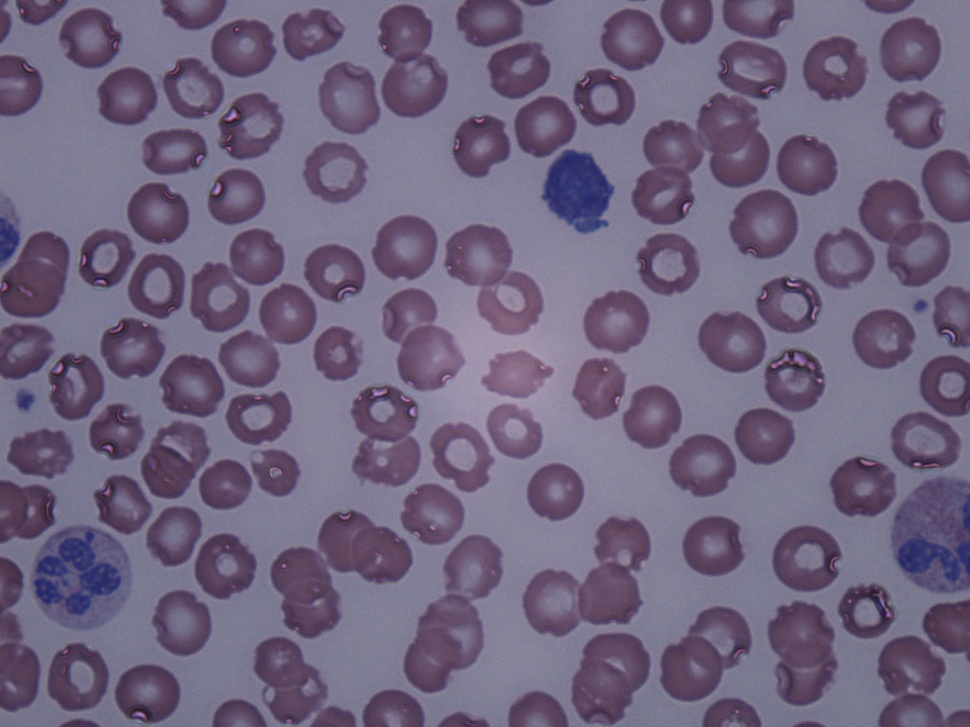
%> input picture Arslan_et_al-(2014)/data/b1.JPG, 970 x 727 px, shrunk from 1280 x 960 before the run
$ octave test.m   (GNU Octave 9; MATLAB toolbox functions it lacks are replaced by stand-ins)
%> lines starting %> are read from the running program, lines starting %| are printed output that depends on the picture; in (x1, y1, x2, y2) boxes, pixels count from 0 and x2, y2 are one past the last pixel; in counts of white or black regions, pixels touching at a corner belong together; the program's own positions count from 1
%> further down, im is the input picture: size 727x970x3 uint8; mean R, G, B 111.9, 100.5, 126.6
### Arslan_et_al-(2014)/cell_segmentation.m
function [ cells ] = cell_segmentation( im, h, R, W )
%> called with h = 2, R = 20, W = 4
%CELL_SEGMENTATION Color and shape based white blood cell segmentation
%   Segments white blood cells in peripheral Blood and bone marrow images
%   as proposed in [1].
%
%   INPUT
%   im:     input RGB image which will be segmented
%   h:      depth h of h-transformation
%   R:      radius of circle for circle fitting
%   W:      majority filter kernel size
%
%   OUTPUT
%   cells:  segmented and labeled cells
%
%   REFERENCES
%   [1] Arslan et al. 2014, A Color and Shape Based Algorithm for
%   Segmentation of White Blood Cells inPeripheral Blood and Bone Marrow
%   Images

fprintf('Segmentation process started.\n');

%% Color transformation
G = im(:,:,2);
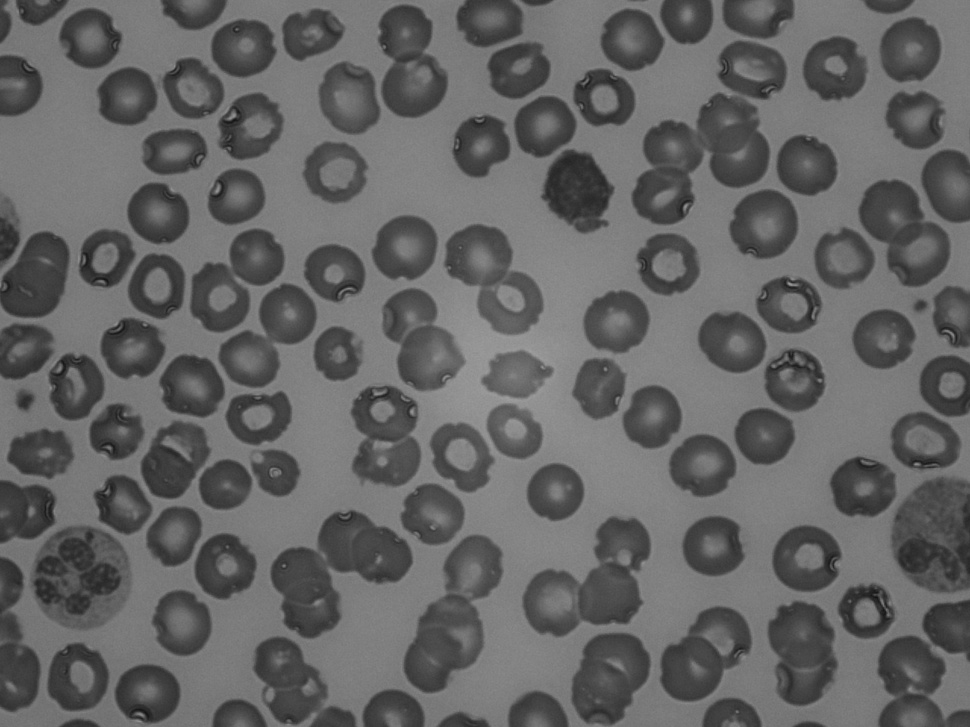
%> G: size 727x970 uint8; min 18, max 159, mean 100.5
B = im(:,:,3);
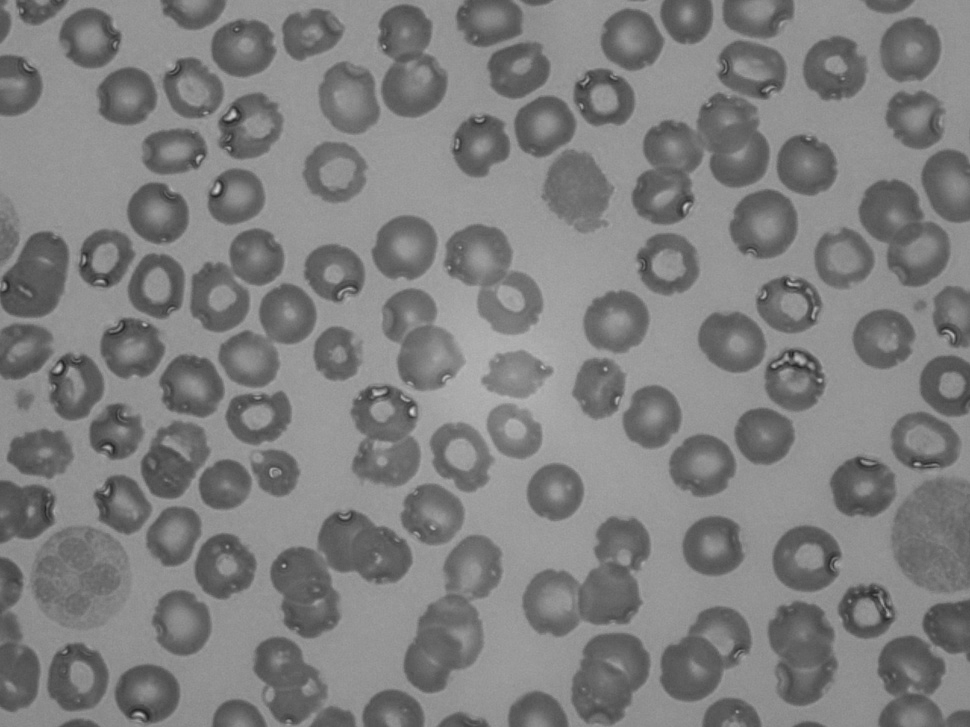
%> B: size 727x970 uint8; min 33, max 215, mean 126.6
M = B - G;
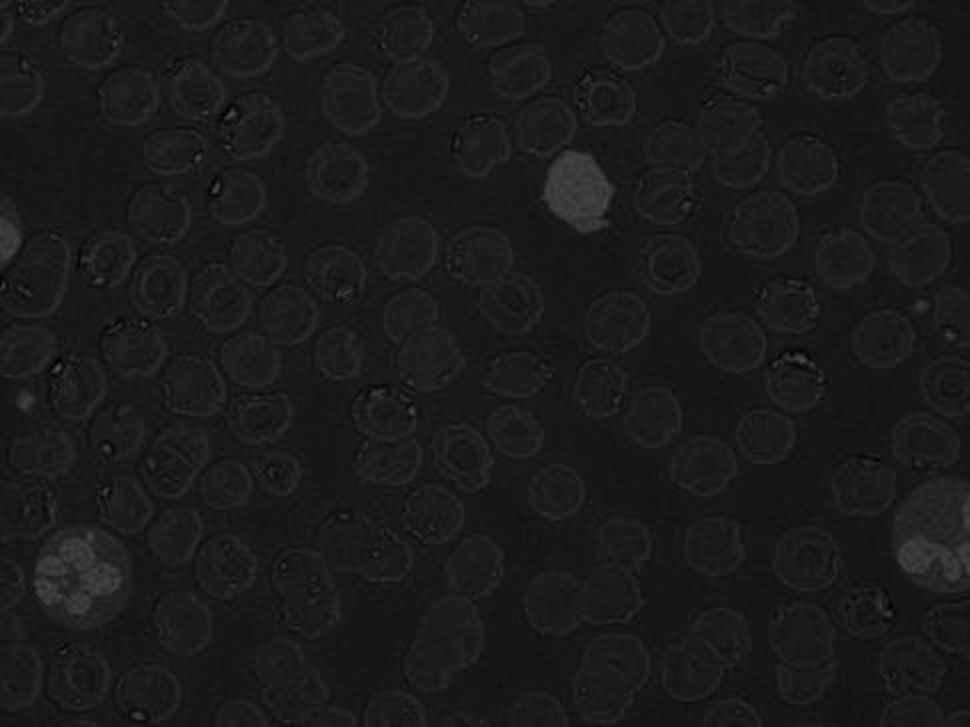
%> M: size 727x970 uint8; min 0, max 84, mean 26.1

%% Initial segmentation
mask = initial_segmentation(M);
% mask = dlmread(['data/mask' num2str(1)], '', 1, 0); % Or read from the a
% set of pre-computed masks.

%% Distance transformation and cell segmentation
labeled = intensity_based_watershed(mask, double(M), h);

%% Post-processing and final segmented cells
[circlesFitted] = circle_fit(labeled, R);
[r, c] = find(circlesFitted >= 1);
elim = bwselect(labeled,c,r,8);
elim = bwlabeln(elim);
cells = majority_filter(elim, W);
fprintf('White blood cells segmented.\n');

### Arslan_et_al-(2014)/initial_segmentation.m
function [ mask ] = initial_segmentation( intensityMap )
% INITIAL_SEGMENTATION Computes a binary mask given an intensity image
%   A two-stage segmentation algorithm. In the first stage, the intensity
%   map is thresholded by the Otsu method to generate a "coarse" mask
%   where the cellular regions and the background are clearly separated
%   from each other. In the second stage, this mask is refined by applying
%   active contours without edges, in which an active contour is evolved
%   by minimizing an energy function on the intensity map.

%% Internal parameters for initial segmentation
smoothness  = 0.1;    % Weight of smoothing term
numPixels   = 100;    % Size of the objects that will be cleared out
maxIts      = 700;    % Max iterations for region_based_active_contours
verbose     = 0;      % Show graphical progress

%% Initial segmentation
fprintf('Initial segmentation called.\n');
initialMap = im2bw(intensityMap, graythresh(intensityMap));
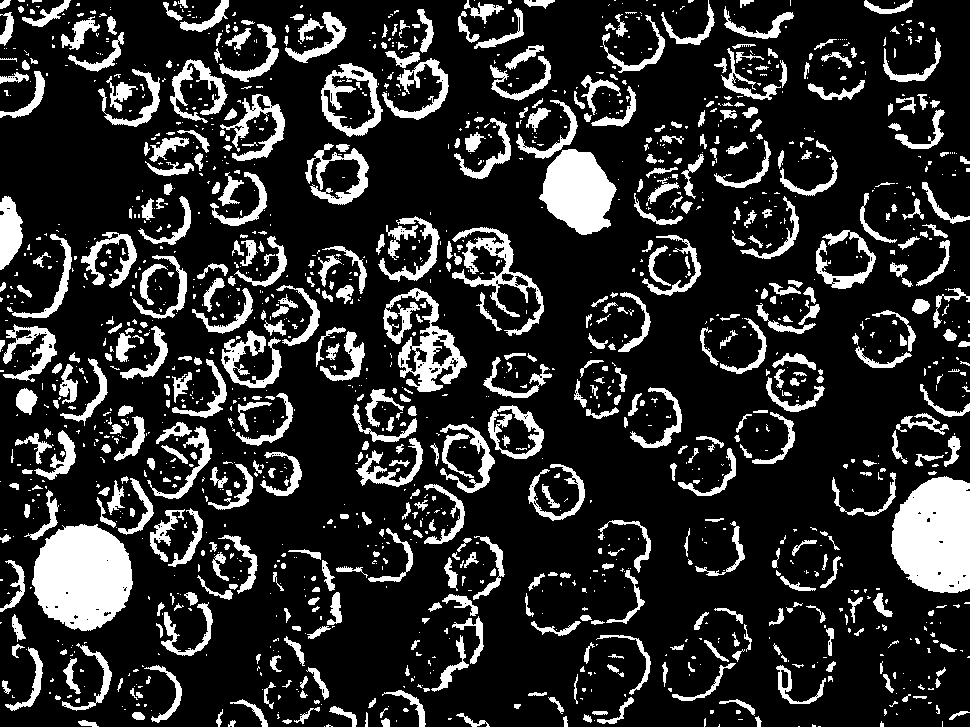
%> initialMap: size 727x970 logical; 18% white; 1559 white regions (987 under 20 px), largest, box (x1, y1, x2, y2) and area: (32, 524, 133, 631) 8135, (891, 476, 970, 593) 7523, (539, 149, 617, 235) 4476
innerThr = graythresh(intensityMap(initialMap == 1));
%> innerThr = 0.169
initialBoundaries = intensityMap > innerThr * 255;
%> initialBoundaries: size 727x970 logical; 1.7% white; 128 white regions (102 under 20 px), largest, box (x1, y1, x2, y2) and area: (543, 150, 614, 233) 3908, (34, 531, 122, 615) 3707, (898, 534, 970, 582) 1949
map = double(intensityMap).*initialMap;
fprintf('Active contours without edges running.');
[bw, err] = region_based_active_contours(map, initialBoundaries, ...
                 initialMap, maxIts, smoothness, verbose);
bw = bwareaopen(bw, numPixels);
mask = ~bwareaopen(~bw, numPixels);
if err == 1
    mask = initialMap;
end
fprintf('\n');

### Arslan_et_al-(2014)/region_based_active_contours.m
% Region Based Active Contour Segmentation
%
% seg = region_seg(I,init_mask,max_its,alpha,display)
%
% Inputs: I           2D image
%         init_mask   Initialization (1 = foreground, 0 = bg)
%         max_its     Number of iterations to run segmentation for
%         alpha       (optional) Weight of smoothing term
%                       higer = smoother.  default = 0.2
%         display     (optional) displays intermediate outputs
%                       default = true
%
% Outputs: seg        Final segmentation mask (1=fg, 0=bg)
%
% Description: This code implements the paper: "Active Contours Without
% Edges" By Chan Vese. This is a nice way to segment images whose
% foregrounds and backgrounds are statistically different and homogeneous.
%
% Example:
% img = imread('tire.tif');
% m = zeros(size(img));
% m(33:33+117,44:44+128) = 1;
% seg = region_seg(img,m,500);
%
% Coded by: Shawn Lankton (www.shawnlankton.com)
%------------------------------------------------------------------------
function [seg, err] = region_based_active_contours(I,init_mask,control_mask,max_its,alpha,display)
%> called with max_its = 700, alpha = 0.1, display = 0
  err = 0;
  iksor = xor(init_mask, control_mask);
%> iksor: size 727x970 logical; 16.3% white; 1570 white regions (1002 under 20 px), largest, box (x1, y1, x2, y2) and area: (891, 476, 970, 593) 5327, (32, 524, 133, 631) 4386, (383, 288, 467, 392) 3118
  prevIksor = numel(iksor(iksor == 1));
%> prevIksor = 115025
  %-- default value for parameter alpha is .1
  if(~exist('alpha','var'))
    alpha = .2;
  end
  %-- default behavior is to display intermediate outputs
  if(~exist('display','var'))
    display = true;
  end
  %-- ensures image is 2D double matrix
  I = im2graydouble(I);

  %-- Create a signed distance map (SDF) from mask
  phi = mask2phi(init_mask);

  %--main loop
  for its = 1:max_its   % Note: no automatic convergence test

    idx = find(phi <= 1.2 & phi >= -1.2);  %get the curve's narrow band

    %-- find interior and exterior mean
    upts = find(phi<=0);                 % interior points
    vpts = find(phi>0);                  % exterior points
    u = sum(I(upts))/(length(upts)+eps); % interior mean
    v = sum(I(vpts))/(length(vpts)+eps); % exterior mean

    F = (I(idx)-u).^2-(I(idx)-v).^2;         % force from image information
    curvature = get_curvature(phi,idx);  % force from curvature penalty

    dphidt = F./max(abs(F)) + alpha*curvature;  % gradient descent to minimize energy

    %-- maintain the CFL condition
    dt = .45/(max(dphidt)+eps);

    %-- evolve the curve
    if isempty(idx)
        err = 1;
        seg = 0;
        return;
    end
    phi(idx) = phi(idx) + dt.*dphidt;

    %-- Keep SDF smooth
    phi = sussman(phi, .5);

    %-- intermediate output
    if((display>0)&&(mod(its,20) == 0))
      showCurveAndPhi(I,phi,its);
    end

    if(mod(its,50) == 0)
      iksor = xor(phi<=0, control_mask);
      newIksor = numel(iksor(iksor == 1));
      fprintf('.');
      if abs(newIksor - prevIksor) < 50;
          break;
      end
      prevIksor = newIksor;
    end

  end

  %-- final output
  if(display)
    showCurveAndPhi(I,phi,its);
  end

  %-- make mask from SDF
  seg = phi<=0; %-- Get mask from levelset


%---------------------------------------------------------------------
%---------------------------------------------------------------------
%-- AUXILIARY FUNCTIONS ----------------------------------------------
%---------------------------------------------------------------------
%---------------------------------------------------------------------


%-- Displays the image with curve superimposed
% [5 lines left out: function showCurveAndPhi, not called in this run]

%-- converts a mask to a SDF
function phi = mask2phi(init_a)
  phi=bwdist(init_a)-bwdist(1-init_a)+im2double(init_a)-.5;
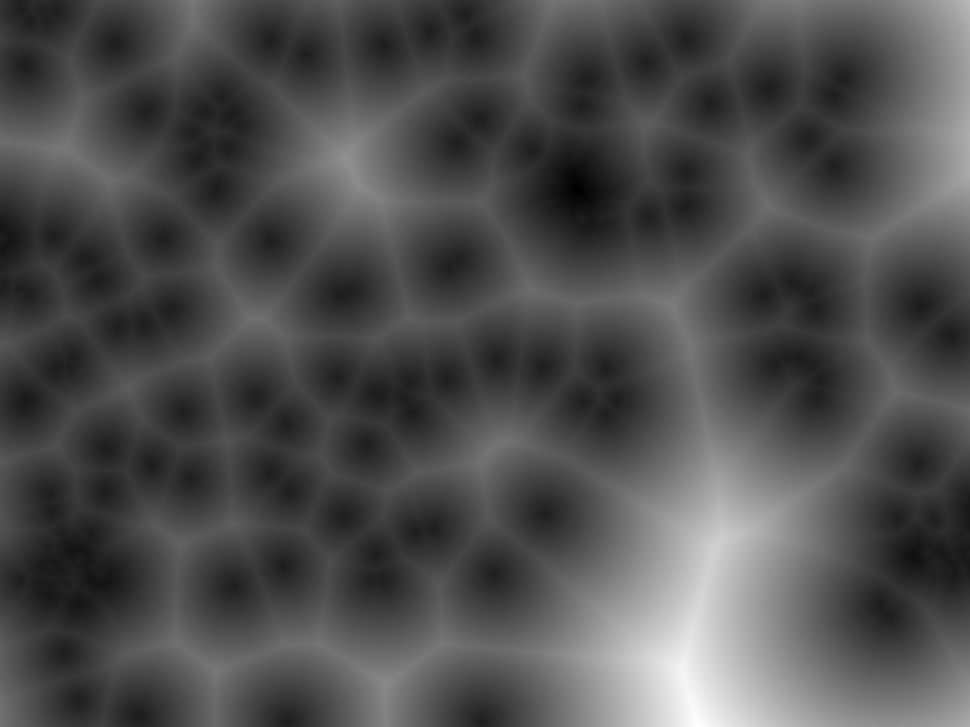
%> phi: size 727x970 single; min -29.91, max 215.8, mean 46; drawn with min black and max white

%-- compute curvature along SDF
function curvature = get_curvature(phi,idx)
    [dimy, dimx] = size(phi);
    [y x] = ind2sub([dimy,dimx],idx);  % get subscripts

    %-- get subscripts of neighbors
    ym1 = y-1; xm1 = x-1; yp1 = y+1; xp1 = x+1;

    %-- bounds checking
    ym1(ym1<1) = 1; xm1(xm1<1) = 1;
    yp1(yp1>dimy)=dimy; xp1(xp1>dimx) = dimx;

    %-- get indexes for 8 neighbors
    idup = sub2ind(size(phi),yp1,x);
    iddn = sub2ind(size(phi),ym1,x);
    idlt = sub2ind(size(phi),y,xm1);
    idrt = sub2ind(size(phi),y,xp1);
    idul = sub2ind(size(phi),yp1,xm1);
    idur = sub2ind(size(phi),yp1,xp1);
    iddl = sub2ind(size(phi),ym1,xm1);
    iddr = sub2ind(size(phi),ym1,xp1);

    %-- get central derivatives of SDF at x,y
    phi_x  = -phi(idlt)+phi(idrt);
    phi_y  = -phi(iddn)+phi(idup);
    phi_xx = phi(idlt)-2*phi(idx)+phi(idrt);
    phi_yy = phi(iddn)-2*phi(idx)+phi(idup);
    phi_xy = -0.25*phi(iddl)-0.25*phi(idur)...
             +0.25*phi(iddr)+0.25*phi(idul);
    phi_x2 = phi_x.^2;
    phi_y2 = phi_y.^2;

    %-- compute curvature (Kappa)
    curvature = ((phi_x2.*phi_yy + phi_y2.*phi_xx - 2*phi_x.*phi_y.*phi_xy)./...
              (phi_x2 + phi_y2 +eps).^(3/2)).*(phi_x2 + phi_y2).^(1/2);

%-- Converts image to one channel (grayscale) double
function img = im2graydouble(img)
  [dimy, dimx, c] = size(img);
  if(isfloat(img)) % image is a double
    if(c==3)
      img = rgb2gray(uint8(img));
    end
  else           % image is a int
    if(c==3)
      img = rgb2gray(img);
    end
    img = double(img);
  end

%-- level set re-initialization by the sussman method
function D = sussman(D, dt)
  % forward/backward differences
  a = D - shiftR(D); % backward
  b = shiftL(D) - D; % forward
  c = D - shiftD(D); % backward
  d = shiftU(D) - D; % forward

  a_p = a;  a_n = a; % a+ and a-
  b_p = b;  b_n = b;
  c_p = c;  c_n = c;
  d_p = d;  d_n = d;

  a_p(a < 0) = 0;
  a_n(a > 0) = 0;
  b_p(b < 0) = 0;
  b_n(b > 0) = 0;
  c_p(c < 0) = 0;
  c_n(c > 0) = 0;
  d_p(d < 0) = 0;
  d_n(d > 0) = 0;

  dD = zeros(size(D));
  D_neg_ind = find(D < 0);
  D_pos_ind = find(D > 0);
  dD(D_pos_ind) = sqrt(max(a_p(D_pos_ind).^2, b_n(D_pos_ind).^2) ...
                       + max(c_p(D_pos_ind).^2, d_n(D_pos_ind).^2)) - 1;
  dD(D_neg_ind) = sqrt(max(a_n(D_neg_ind).^2, b_p(D_neg_ind).^2) ...
                       + max(c_n(D_neg_ind).^2, d_p(D_neg_ind).^2)) - 1;

  D = D - dt .* sussman_sign(D) .* dD;

%-- whole matrix derivatives
function shift = shiftD(M)
  shift = shiftR(M')';

function shift = shiftL(M)
  shift = [ M(:,2:size(M,2)) M(:,size(M,2)) ];

function shift = shiftR(M)
  shift = [ M(:,1) M(:,1:size(M,2)-1) ];

function shift = shiftU(M)
  shift = shiftL(M')';

function S = sussman_sign(D)
  S = D ./ sqrt(D.^2 + 1);


### Arslan_et_al-(2014)/test.m
%%
% This script is to test the cell segmentation program cell_segmentation,
% proposed in Arslan et al. 2014, "A Color and Shape Based Algorithm for
% Segmentation of White Blood Cells inPeripheral Blood and Bone Marrow
% Images".

tic
%% Load image
im = imread('data/b1.jpg'); % OR
% im = imread('data/b35.jpg');

%% Set parameters
% You may need to tune these parameters for your own set of images.
h = 2;
R = 20;
W = 4;

%% Run segmentation
%> (the run ends here)
